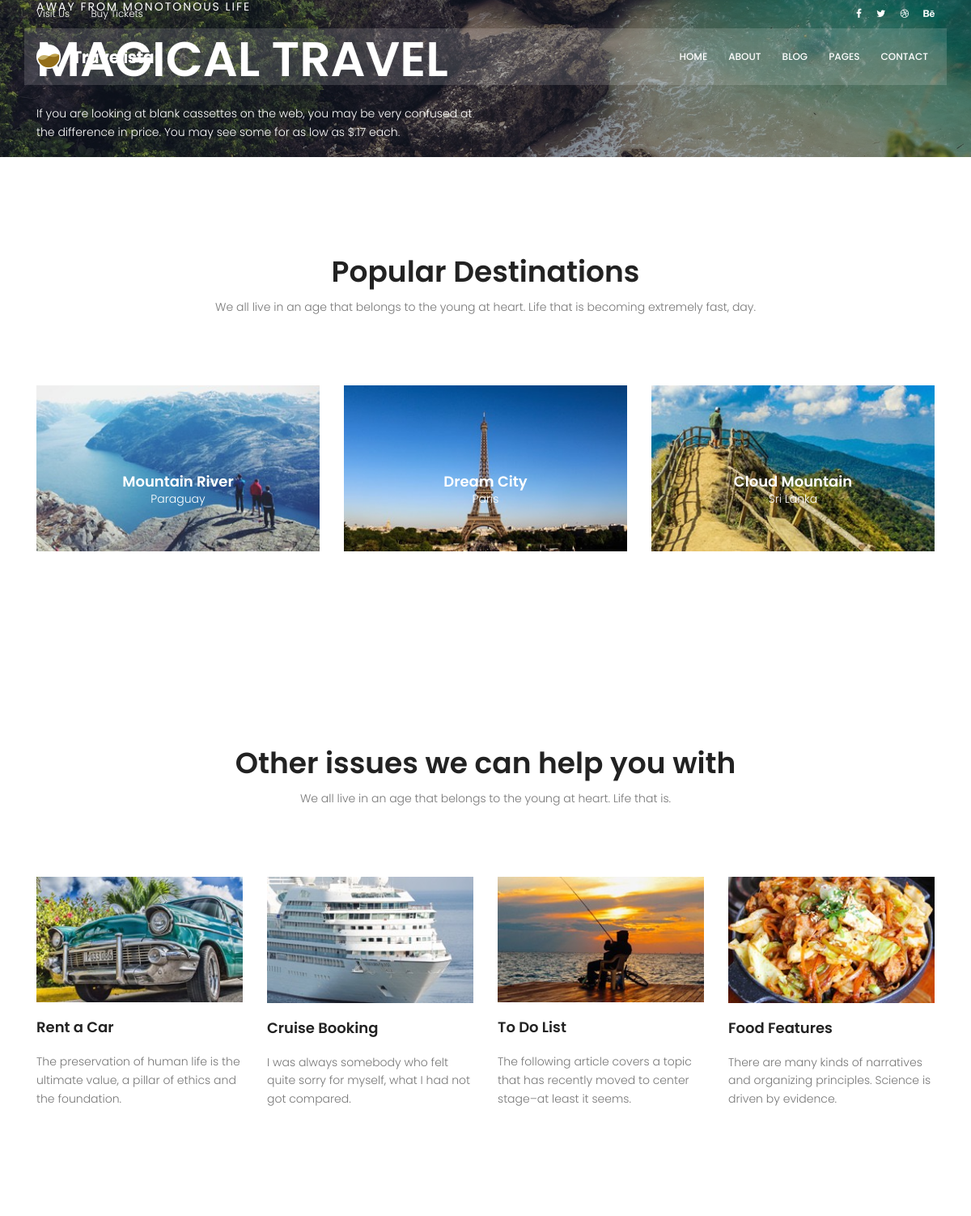
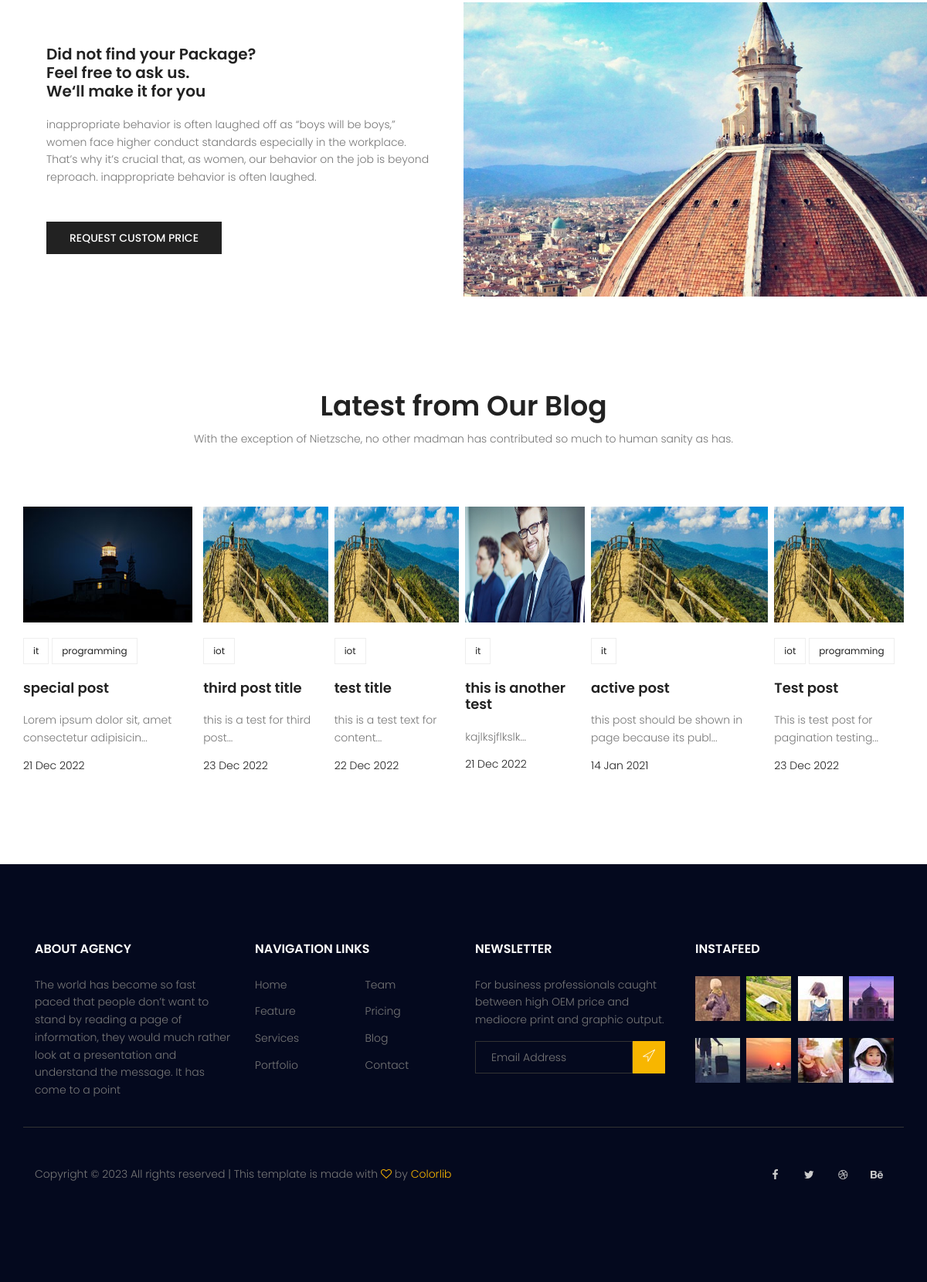
The page / on the database its author committed (2 pictures, top to bottom).
### blog/models.py (models this page shows, shortened)
class Post(models.Model):
    image = models.ImageField(upload_to='blog/', default='default.jpg')
    author = models.ForeignKey(User, on_delete=models.SET_NULL, null=True)
    title = models.CharField(max_length=255)
    content = models.TextField()
    category = models.ManyToManyField(Category)
    counted_view = models.IntegerField(default=0)
    status = models.BooleanField(default=False)
    published_date = models.DateTimeField(null=True)
    created_date = models.DateTimeField(auto_now_add=True)
    updated_date = models.DateTimeField(auto_now=True)
    class Meta:
        ordering = ['created_date']

class Category(models.Model):
    name = models.CharField(max_length=255)

### website/views.py (the view)
# urls.py: path('', index_view, name="index"),
def index_view(request):
    return render(request, 'website/index.html')

### website/templatetags/website_tags.py (called while the page is built)
@register.inclusion_tag('website/website-latest-posts.html')
def landinglatestposts():
    posts = Post.objects.filter(status=1)[:6]
    return {'posts': posts}

@register.filter
def snippet(value, slice=20):
    return value[:slice] + '...'

### templates/website/index.html (shortened to what this page needs)
{% extends 'base.html' %} {% load static %}
{% load website_tags %}
{% block content %}
<section class="banner-area relative">
  <div class="overlay overlay-bg"></div>
  <div class="container">
    <div class="row fullscreen align-items-center justify-content-between">
      <div class="col-lg-6 col-md-6 banner-left">
        <h6 class="text-white">Away from monotonous life</h6>
        <h1 class="text-white">Magical Travel</h1>
        <p class="text-white">
          If you are looking at blank cassettes on the web, you may be very
          confused at the difference in price. You may see some for as low as
          $.17 each.
        </p>
      </div>
    </div>
  </div>
</section>
<section class="popular-destination-area section-gap">
  <div class="container">
    <div class="row d-flex justify-content-center">
      <div class="menu-content pb-70 col-lg-8">
        <div class="title text-center">
          <h1 class="mb-10">Popular Destinations</h1>
          <p>
            We all live in an age that belongs to the young at heart. Life that
            is becoming extremely fast, day.
          </p>
        </div>
      </div>
    </div>
    <div class="row">
      <div class="col-lg-4">
        <div class="single-destination relative">
          <div class="thumb relative">
            <img class="img-fluid" src="{% static 'img/d1.jpg' %}" alt="" />
          </div>
          <div class="desc">
            <h4>Mountain River</h4>
            <p>Paraguay</p>
          </div>
        </div>
      </div>
      <div class="col-lg-4">
        <div class="single-destination relative">
          <div class="thumb relative">
            <img class="img-fluid" src="{% static 'img/d2.jpg' %}" alt="" />
          </div>
          <div class="desc">
            <h4>Dream City</h4>
            <p>Paris</p>
          </div>
        </div>
      </div>
      <div class="col-lg-4">
        <div class="single-destination relative">
          <div class="thumb relative">
            <img class="img-fluid" src="{% static 'img/d3.jpg' %}" alt="" />
          </div>
          <div class="desc">
            <h4>Cloud Mountain</h4>
            <p>Sri Lanka</p>
          </div>
        </div>
      </div>
    </div>
  </div>
</section>
<section class="other-issue-area section-gap">
  <div class="container">
    <div class="row d-flex justify-content-center">
      <div class="menu-content pb-70 col-lg-9">
        <div class="title text-center">
          <h1 class="mb-10">Other issues we can help you with</h1>
          <p>
            We all live in an age that belongs to the young at heart. Life that
            is.
          </p>
        </div>
      </div>
    </div>
    <div class="row">
      <div class="col-lg-3 col-md-6">
        <div class="single-other-issue">
          <div class="thumb">
            <img class="img-fluid" src="{% static 'img/o1.jpg' %}" alt="" />
          </div>
          <a href="#">
            <h4>Rent a Car</h4>
          </a>
          <p>
            The preservation of human life is the ultimate value, a pillar of
            ethics and the foundation.
          </p>
        </div>
      </div>
      <div class="col-lg-3 col-md-6">
        <div class="single-other-issue">
          <div class="thumb">
            <img class="img-fluid" src="{% static 'img/o2.jpg' %}" alt="" />
          </div>
          <a href="#">
            <h4>Cruise Booking</h4>
          </a>
          <p>
            I was always somebody who felt quite sorry for myself, what I had
            not got compared.
          </p>
        </div>
      </div>
      <div class="col-lg-3 col-md-6">
        <div class="single-other-issue">
          <div class="thumb">
            <img class="img-fluid" src="{% static 'img/o3.jpg' %}" alt="" />
          </div>
          <a href="#">
            <h4>To Do List</h4>
          </a>
          <p>
            The following article covers a topic that has recently moved to
            center stage–at least it seems.
          </p>
        </div>
      </div>
      <div class="col-lg-3 col-md-6">
        <div class="single-other-issue">
          <div class="thumb">
            <img class="img-fluid" src="{% static 'img/o4.jpg' %}" alt="" />
          </div>
          <a href="#">
            <h4>Food Features</h4>
          </a>
          <p>
            There are many kinds of narratives and organizing principles.
            Science is driven by evidence.
          </p>
        </div>
      </div>
    </div>
  </div>
</section>
<section class="home-about-area">
  <div class="container-fluid">
    <div class="row align-items-center justify-content-end">
      <div class="col-lg-6 col-md-12 home-about-left">
        <h1>
          Did not find your Package? <br />
          Feel free to ask us. <br />
          We‘ll make it for you
        </h1>
        <p>
          inappropriate behavior is often laughed off as “boys will be boys,”
          women face higher conduct standards especially in the workplace.
          That’s why it’s crucial that, as women, our behavior on the job is
          beyond reproach. inappropriate behavior is often laughed.
        </p>
        <a href="#" class="primary-btn text-uppercase">request custom price</a>
      </div>
      <div class="col-lg-6 col-md-12 home-about-right no-padding">
        <img class="img-fluid" src="{% static 'img/about-img.jpg' %}" alt="" />
      </div>
    </div>
  </div>
</section>
<section class="recent-blog-area section-gap">
  <div class="container">
    <div class="row d-flex justify-content-center">
      <div class="menu-content pb-60 col-lg-9">
        <div class="title text-center">
          <h1 class="mb-10">Latest from Our Blog</h1>
          <p>
            With the exception of Nietzsche, no other madman has contributed so
            much to human sanity as has.
          </p>
        </div>
      </div>
    </div>
    <div class="row">
      {% landinglatestposts %}
    </div>
  </div>
</section>
{% endblock %}

### templates/website/website-latest-posts.html
{% load website_tags %}
<div class="active-recent-blog-carusel" style="display: flex; gap: 0.5rem;">
  {% for post in posts %}
  <div class="single-recent-blog-post item">
    <div class="thumb">
      <img
        class="img-fluid"
        src="{{post.image.url}}"
        alt=""
        style=" margin: 0 auto; height: 150px;;"
      />
    </div>
    <div class="details">
      <div class="tags">
        <ul>
          {% for cat in post.category.all %}
          <li>
            <a href="{% url 'blog:category' cat_name=cat.name %}"
              >{{cat.name}}</a
            >
          </li>
          {% endfor %}
        </ul>
      </div>
      <a href="#"><h4 class="title">{{post.title}}</h4></a>
      <p>{{post.content|snippet:50}}</p>
      <h6 class="date">{{post.published_date|date:'d M Y'}}</h6>
    </div>
  </div>
  {% endfor %}
</div>

### statics/css/main.css (style rules this page uses)
body { color: #777777; font-family: "Poppins", sans-serif; font-size: 14px; font-weight: 300; line-height: 1.625em; position: relative; }
ol, ul { margin: 0; padding: 0; list-style: none; }
a { -webkit-transition: all 0.3s ease 0s; -moz-transition: all 0.3s ease 0s; -o-transition: all 0.3s ease 0s; transition: all 0.3s ease 0s; }
a, a:focus, a:hover { text-decoration: none; outline: 0; }
h1, h2, h3, h4, h5, h6 { font-family: "Poppins", sans-serif; color: #222222; line-height: 1.2em !important; margin-bottom: 0; margin-top: 0; font-weight: 600; }
h1, .h1 { font-size: 36px; }
h4, .h4 { font-size: 18px; }
h6, .h6 { font-size: 14px; color: #222222; }
.mb-10 { margin-bottom: 10px; }
.pb-60 { padding-bottom: 60px; }
.pb-70 { padding-bottom: 70px; }
.text-white { color: #fff; }
.text-center { text-align: center; }
.relative { position: relative; }
.overlay { position: absolute; left: 0; right: 0; top: 0; bottom: 0; }
.no-padding { padding: 0; }
h1 { font-size: 36px; }
h4 { font-size: 18px; }
h6 { font-size: 14px; }
h1, h2, h3, h4, h5, h6 { line-height: 1.5em; }
.section-gap { padding: 120px 0; }
.primary-btn { background: #f8b600; line-height: 42px; padding-left: 30px; padding-right: 30px; border: none; color: #fff; display: inline-block; font-size: 14px; font-weight: 500; position: relative; -webkit-transition: all 0.3s ease 0s; -moz-transition: all 0.3s ease 0s; -o-transition: all 0.3s ease 0s; transition: all 0.3s ease 0s; cursor: pointer; position: relative; }
.banner-area { background: url(../img/hero-bg.jpg) center; background-size: cover; }
.banner-area .overlay-bg { background: rgba(4, 9, 30, 0.4); }
.banner-left h6 { text-transform: uppercase; font-weight: 400; font-size: 14px; letter-spacing: 2px; }
.banner-left h1 { margin: 20px 0; font-size: 60px; text-transform: uppercase; }
.banner-left p { margin: 20px 0px; }
.single-destination { -webkit-transition: all 0.3s ease 0s; -moz-transition: all 0.3s ease 0s; -o-transition: all 0.3s ease 0s; transition: all 0.3s ease 0s; }
.single-destination .thumb { position: relative; }
.single-destination .thumb img { width: 100%; }
.single-destination .desc { text-align: center; position: absolute; width: 100%; left: 50%; top: 50%; transform: translate(-50%, -50%); }
.single-destination .desc h4 { color: #fff; }
.single-destination .desc p { color: #fff; font-size: 14px; font-weight: 300; margin-bottom: 0px; }
.single-other-issue .thumb { overflow: hidden; }
.single-other-issue .thumb img { width: 100%; -webkit-transition: all 0.3s ease 0s; -moz-transition: all 0.3s ease 0s; -o-transition: all 0.3s ease 0s; transition: all 0.3s ease 0s; }
.single-other-issue h4 { margin: 20px 0; -webkit-transition: all 0.3s ease 0s; -moz-transition: all 0.3s ease 0s; -o-transition: all 0.3s ease 0s; transition: all 0.3s ease 0s; }
.home-about-area .home-about-left { padding-left: 20%; }
@media (max-width: 1366px) { .home-about-area .home-about-left { padding-left: 5%; } }
.home-about-area .home-about-left h1 { max-width: 510px; }
@media (max-width: 1366px) { .home-about-area .home-about-left h1 { font-size: 20px; } }
.home-about-area .home-about-left p { max-width: 500px; padding: 20px 0; }
.home-about-area .home-about-left .primary-btn { margin-top: 10px; background: #222; font-size: 14px; }
.home-about-area .home-about-right img { width: 100%; }
.recent-blog-area .single-recent-blog-post .thumb { overflow: hidden; }
.recent-blog-area .single-recent-blog-post .thumb img { -webkit-transition: all 0.3s ease 0s; -moz-transition: all 0.3s ease 0s; -o-transition: all 0.3s ease 0s; transition: all 0.3s ease 0s; }
.recent-blog-area .single-recent-blog-post .tags { margin: 20px 0px; }
.recent-blog-area .single-recent-blog-post .tags li { display: inline-block; border: 1px solid #eee; padding: 4px 12px; -webkit-transition: all 0.3s ease 0s; -moz-transition: all 0.3s ease 0s; -o-transition: all 0.3s ease 0s; transition: all 0.3s ease 0s; }
.recent-blog-area .single-recent-blog-post .tags li a { font-weight: 400; font-size: 12px; color: #222; }
.recent-blog-area .single-recent-blog-post .title { -webkit-transition: all 0.3s ease 0s; -moz-transition: all 0.3s ease 0s; -o-transition: all 0.3s ease 0s; transition: all 0.3s ease 0s; margin: 20px 0; }
.recent-blog-area .single-recent-blog-post .date { color: #222; font-weight: 300; }

### rows shown on the page
Post: image (picture), title "special post", content|snippet "Lorem ipsum dolor sit, amet consectetur adipisicin...", published_date "21 Dec 2022"
Category: name "it"
Category: name "programming"
Post: image (placeholder picture), title "third post title", content|snippet "this is a test for third post...", published_date "23 Dec 2022"
Category: name "iot"
Post: image (placeholder picture), title "test title", content|snippet "this is a test text for content...", published_date "22 Dec 2022"
Post: image (picture), title "this is another test", content|snippet "kajlksjflkslk...", published_date "21 Dec 2022"
Post: image (placeholder picture), title "active post", content|snippet "this post should be shown in page because its publ...", published_date "14 Jan 2021"
Post: image (placeholder picture), title "Test post", content|snippet "This is test post for pagination testing...", published_date "23 Dec 2022"
